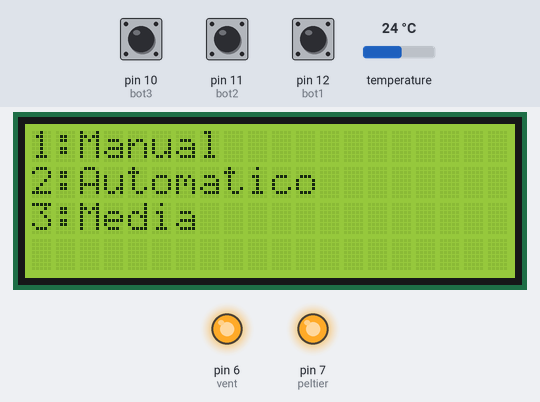
A sketch run on a simulated Arduino Uno, built with avr-gcc and run on an emulated ATmega328P. On the bench: 20×4 character LCD, output pins drawn as LEDs (lit = HIGH). Inputs (shaded band) come from the test bench; at power-on: pin 11 (bot2) HIGH, temperature 24 °C, pin 10 (bot3) HIGH, pin 12 (bot1) HIGH. What the sketch prints to the serial monitor is not drawn.

Above: at 7.3 s.
7.4 s: pin 11 (bot2) pulled LOW for 1 s
At 9.0 s:
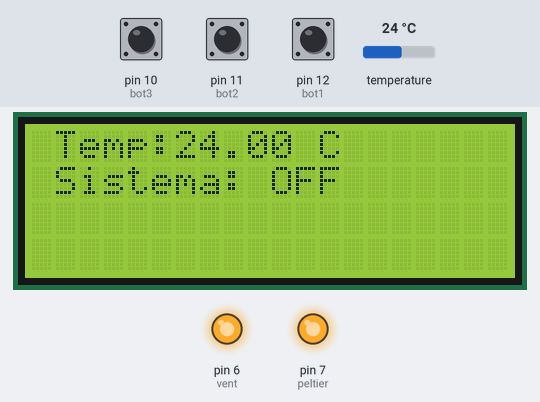
10.1 s: temperature set to 29 °C
At 10.7 s:
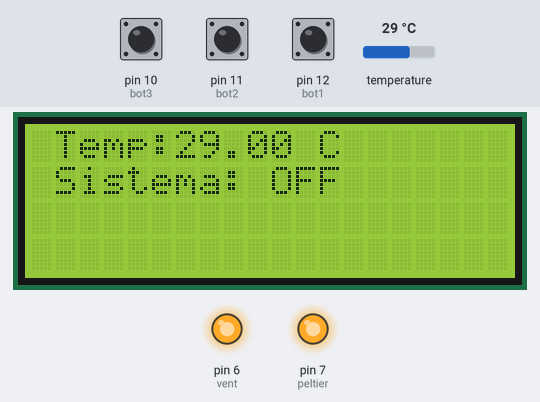
11.6 s: temperature set to 32 °C
At 12.8 s:
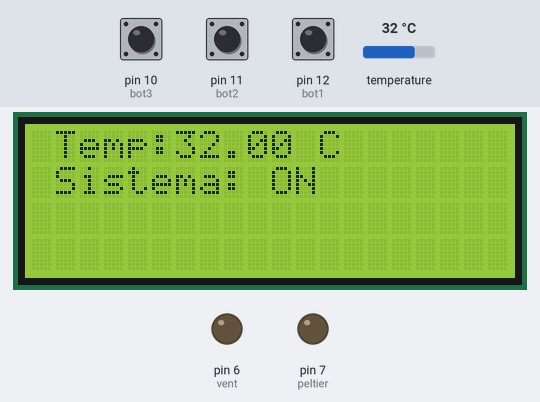
13.1 s: temperature set to 26 °C
At 14.1 s:
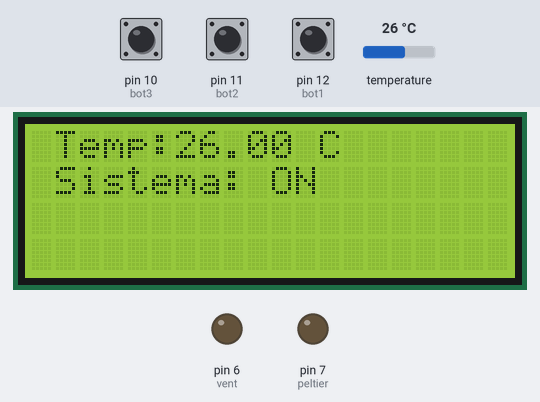
14.6 s: temperature set to 23 °C
At 15.7 s:
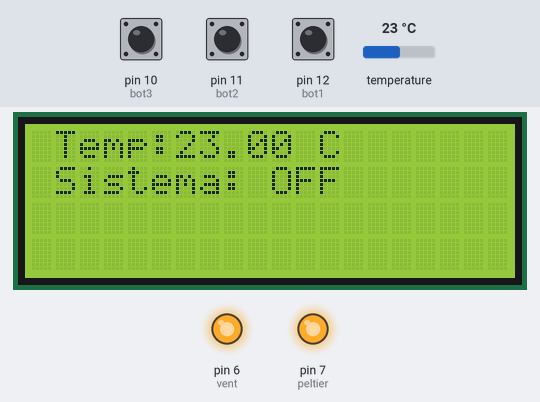
16.1 s: pin 11 (bot2) pulled LOW for 0.15 s
At 17.2 s:
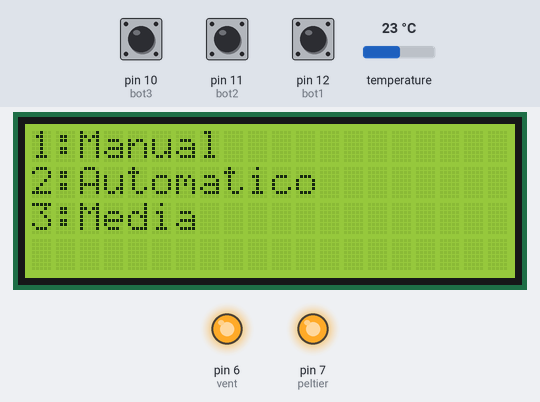
Timing chart, 0 to 18.8 s (numbered marks = the images above; inputs shaded):
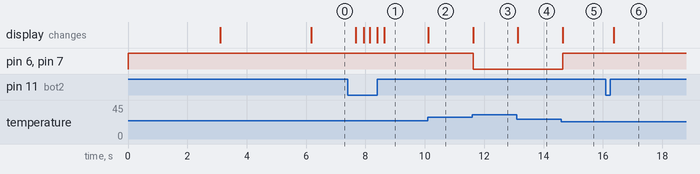

The sketch:

Temperatura.ino
```cpp
//Biblioteca LCD
#include <LiquidCrystal_I2C.h>
LiquidCrystal_I2C lcd(0x27, 20, 4);  // Use o seu endereço I2C

//Biblioteca Sensor
#include <Adafruit_Sensor.h>  // Biblioteca DHT Sensor Adafruit
#include <DHT.h>
#include <DHT_U.h>
#define DHTTYPE DHT11              // Definindo o tipo de sensor como DHT11
#define DHTPIN 2                   // Pino do Arduino conectado ao sensor DHT
DHT_Unified dht(DHTPIN, DHTTYPE);  // Inicializando o sensor DHT11

// Declaração de pinos
const int bot1 = 12;
const int bot2 = 11;
const int bot3 = 10;
const int peltier = 7;
const int vent = 6;

// Declaração de variaveis
int estadobot1 = 0;
int estadobot2 = 0;
int estadobot3 = 0;

// Leitura Média
float temp_lida;
float soma = 0.0;
float media;
int contador = 1;
int flag = 0;

//Timer de leitura
unsigned long tempoAnterior = 0;  // Armazena o último momento em que a tarefa foi executada
const long intervalo = 500;       // O intervalo desejado em milissegundos (2 segundos)

void setup() {
  desligarSistema();
  pinMode(bot1, INPUT);
  pinMode(bot2, INPUT);
  pinMode(bot3, INPUT);
  pinMode(peltier, OUTPUT);
  pinMode(vent, OUTPUT);
  Serial.begin(9600);
  dht.begin();
  sensor_t sensor;
  dht.temperature().getSensor(&sensor);
  lcd.init();       // Serve para iniciar a comunicação com o display já conectado
  lcd.backlight();  // Serve para ligar a luz do display
  lcd.clear();      // Serve para limpar a tela do display
  Inicia_lcd();
}

void loop() {
  sensors_event_t event;  // inicializa o evento da Temperatura

  Menu_lcd();

  int flag = 0;


  ///// MODO AUTOMÁTICO /////
  while (estadobot2 == 1) {

    //Inicia o timer
    unsigned long tempoAtual = millis();  // Obtém o tempo atual em milissegundos
    // Verifica se já passou o intervalo de tempo desejado
    if ((tempoAtual - tempoAnterior) >= intervalo) {

      //Chamada da função
      float temp = temperatura();

      lcd.setCursor(1, 0);
      lcd.print("Temp:");
      lcd.print(temp);
      lcd.print(" C ");
      lcd.setCursor(1, 1);
      lcd.print("Sistema: OFF");
      //condição

      //condição
      if (temp > 30) {
        ligarSistema();
        Serial.print("Temperatura Alta ");
        Serial.print(temp);
        Serial.println("C   ");
        lcd.setCursor(1, 1);
        lcd.print("Sistema: ON  ");
        flag = 1;
      }
      if (temp < 30 && flag == 1) {
        ligarSistema();
        Serial.print("Temperatura Alta ");
        Serial.print(temp);
        Serial.println("C   ");
        lcd.setCursor(1, 1);
        lcd.print("Sistema: ON  ");
        flag = 1;
      }

      if (temp < 25) {
        desligarSistema();
        Serial.print("Temperatura: ");
        Serial.print(temp);
        Serial.println("C   ");
        lcd.setCursor(1, 1);
        lcd.print("Sistema: OFF");
        flag = 0;

      }
      tempoAnterior = tempoAtual;
    }

    if (digitalRead(bot2) == 0) {
      estadobot2 = !estadobot2;
      delay(200);
    }
  }

  ///// MODO MANUAL /////

  while (estadobot1 == 1) {
    //Inicia o timer
    unsigned long tempoAtual = millis();  // Obtém o tempo atual em milissegundos
    // Verifica se já passou o intervalo de tempo desejado
    if ((tempoAtual - tempoAnterior) >= intervalo) {
      //Chamada da função
      float temp = temperatura();

      lcd.setCursor(1, 0);
      lcd.print("Temp:");
      lcd.print(temp);
      lcd.print(" C  ");
      tempoAnterior = tempoAtual;
      lcd.setCursor(1, 1);
      lcd.print("Aperte bot2");
      desligarSistema();
    }
    if (digitalRead(bot2) == 0) {
      estadobot2 = !estadobot2;
      delay(200);
    }
    if (digitalRead(bot1) == 0) {
      estadobot1 = !estadobot1;
      delay(200);
    }

    while (estadobot2 == 1) {

    unsigned long tempoAtual = millis();  // Obtém o tempo atual em milissegundos
    // Verifica se já passou o intervalo de tempo desejado
    if ((tempoAtual - tempoAnterior) >= intervalo) {
      //Chamada da função

      float temp = temperatura();

      lcd.setCursor(1, 0);
      lcd.print("Temp:");
      lcd.print(temp);
      lcd.print(" C  ");

      ligarSistema();
      lcd.setCursor(1, 1);
      lcd.print("Sistema: ON  ");
    }
      if (digitalRead(bot2) == 0) {
        estadobot2 = !estadobot2;
        delay(200);
      }
    }
    if (digitalRead(bot1) == 0) {
      estadobot1 = !estadobot1;
      delay(200);
    }
  }

  ///// MODO LEITURA MÉDIA /////
  while (estadobot3 == 1) {

    while (contador < 10) {
      //Inicia o timer
      unsigned long tempoAtual = millis();  // Obtém o tempo atual em milissegundos
      // Verifica se já passou o intervalo de tempo desejado
      if ((tempoAtual - tempoAnterior) >= intervalo) {
        //Chamada da função
        float temp = temperatura();
        temp_lida = temp;
        soma += temp_lida;
        tempoAnterior = tempoAtual;
        contador++;
        lcd.setCursor(1, 0);
        lcd.print("  aguardando  ");
        lcd.setCursor(1, 1);
        lcd.print("  medicao  ");
      }
    }
    //lcd.clear();
    media = soma / contador;
    lcd.setCursor(1, 0);
    lcd.print("Media:");
    lcd.print(media);
    lcd.print(" C    ");
    lcd.setCursor(1, 1);
    lcd.print("N de medicao:");
    lcd.print(contador);
    if (digitalRead(bot3) == 0) {
      estadobot3 = !estadobot3;
      delay(200);
    }
  }
}

//Inicialização do Display
void Inicia_lcd() {
  lcd.setCursor(1, 0);
  lcd.print("   Battery   ");
  lcd.setCursor(1, 1);
  lcd.print("   Control    ");
  delay(3000);
  lcd.clear();
  lcd.setCursor(1, 0);
  lcd.print("Inicializando");
  lcd.setCursor(6, 1);
  lcd.print("Menu");
  delay(3000);
  lcd.clear();
}

//Menu do Display
void Menu_lcd() {
  desligarSistema();
  lcd.setCursor(0, 0);
  lcd.print("1:Manual            ");
  lcd.setCursor(0, 1);
  lcd.print("2:Automatico        ");
  lcd.setCursor(0, 2);
  lcd.print("3:Media             ");

  if (digitalRead(bot2) == 0) {
    estadobot2 = !estadobot2;
    delay(200);
    lcd.clear();
  }

  if (digitalRead(bot1) == 0) {
    estadobot1 = !estadobot1;
    delay(200);
    lcd.clear();
  }

  if (digitalRead(bot3) == 0) {
    estadobot3 = !estadobot3;
    delay(200);
    lcd.clear();
  }
}

//Função converte tensão em temperatura
float temperatura() {
  sensors_event_t event;
  dht.temperature().getEvent(&event);

  if (isnan(event.temperature)) {
    Serial.println("Erro na leitura da Temperatura!");
    return 0;  // Retorna 0 em caso de erro1
  } else {
    return event.temperature;
  }
}

void desligarSistema() {
  digitalWrite(vent, HIGH);
  digitalWrite(peltier, HIGH);
}

void ligarSistema() {
  digitalWrite(vent, LOW);
  digitalWrite(peltier, LOW);
}
```

Measured:
- the behaviour switches between 30 and 31 °C on temperature (found by bisection; images 2 and 3)
- the behaviour switches between 25 and 24 °C on temperature (found by bisection; images 4 and 5)
- after the input at 7.4 s, the display: changes after 0.28 s (image 1)
- after the input at 10.1 s, the display: changes at once (image 2)
- after the input at 11.6 s, pin 6 (vent), pin 7 (peltier): HIGH → LOW at once; the display: changes at once (image 3)
- after the input at 13.1 s, the display: changes at once (image 4)
- after the input at 14.6 s, pin 6 (vent), pin 7 (peltier): LOW → HIGH at once; the display: changes after 0.05 s (image 5)
- after the input at 16.1 s, the display: changes after 0.26 s (image 6)
